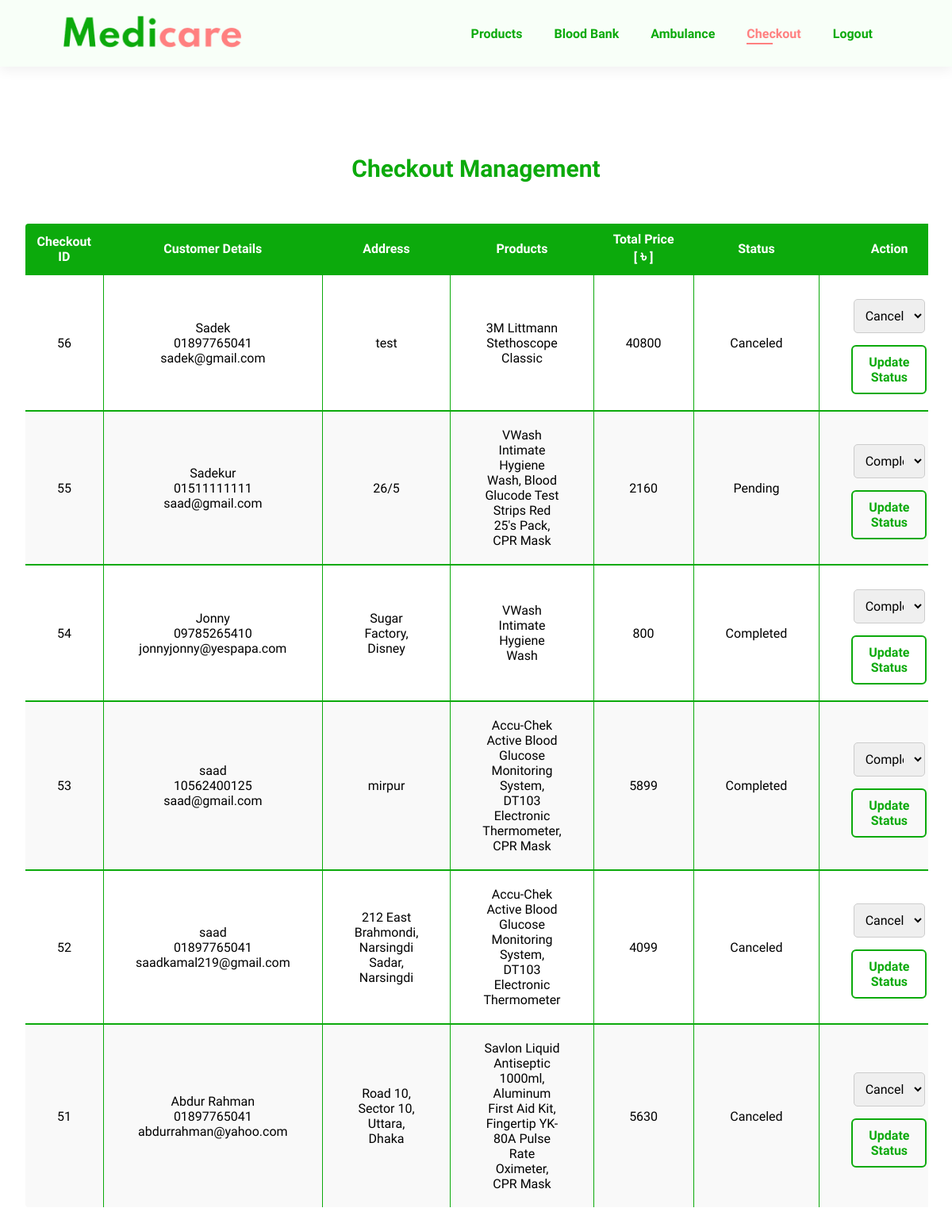
/manage-checkout.php, run on the app's committed database.
### tables this page shows
CREATE TABLE `checkout` (
  `checkout_id` int(11) NOT NULL,
  `customer_name` varchar(255) NOT NULL,
  `customer_phone` varchar(15) NOT NULL,
  `customer_email` varchar(255) NOT NULL,
  `customer_address` text NOT NULL,
  `product_names` varchar(10000) NOT NULL,
  `total_price` decimal(10,0) NOT NULL,
  `status` varchar(50) DEFAULT 'Pending'
);

### manage-checkout.php (the view, shortened to what this page needs)
<?php
require 'database_connection.php';
try {
    $stmt = $pdo->query("SELECT * FROM checkout ORDER BY checkout_id DESC");
    $checkouts = $stmt->fetchAll(PDO::FETCH_ASSOC);
} catch (PDOException $e) {
    $message = "Error fetching checkout records: " . $e->getMessage();
}
?>
<!DOCTYPE html>
<html lang="en">
    <head>
        <link rel="stylesheet" href="https://cdnjs.cloudflare.com/ajax/libs/font-awesome/6.6.0/css/all.min.css">
        <link rel="stylesheet" href="style.css?v=26">
    </head>
    <body>
        <section id="header">
            <a href="index.php" id="mobile-version"><img src="img/logo.png" class="logo" alt="medicare-logo"></a>
            <div>
                <ul id="navbar">
                    <li><a href="admindashboard.php">Products</a></li>
                    <li><a href="manage-bank.php">Blood Bank</a></li>
                    <li><a href="manage-ambulance.php">Ambulance</a></li>
                    <li><a href="manage-checkout.php" class="active">Checkout</a></li>
                    <li><a href="logout.php">Logout</a></li>
                </ul>
            </div>
        </section>
        <div class="checkout-container">
            <h2>Checkout Management</h2>
            <div class="table-container">
                <table>
                    <thead>
                        <tr>
                            <th>Checkout ID</th>
                            <th>Customer Details</th>
                            <th>Address</th>
                            <th>Products</th>
                            <th class="extend">Total Price<br>[ <span id="total_taka">৳</span> ]</th>
                            <th>Status</th>
                            <th>Action</th>
                        </tr>
                    </thead>
                    <tbody>
                        <?php foreach ($checkouts as $checkout): ?>
                            <tr>
                                <td><?= htmlspecialchars($checkout['checkout_id']) ?></td>
                                <td>
                                    <?= htmlspecialchars($checkout['customer_name']) ?><br>
                                    <?= htmlspecialchars($checkout['customer_phone']) ?><br>
                                    <?= htmlspecialchars($checkout['customer_email']) ?>
                                </td>
                                <td><?= htmlspecialchars($checkout['customer_address']) ?></td>
                                <td><?= htmlspecialchars($checkout['product_names']) ?></td>
                                <td class="extend"><?= htmlspecialchars($checkout['total_price']) ?></td>
                                <td><?= htmlspecialchars($checkout['status']) ?></td>
                                <td>
                                    <form action="manage-checkout.php" method="get">
                                        <select name="update_status" class="status-select">
                                            <option value="Completed" <?= $checkout['status'] == 'Completed' ? 'selected' : '' ?>>Completed</option>
                                            <option value="Canceled" <?= $checkout['status'] == 'Canceled' ? 'selected' : '' ?>>Canceled</option>
                                        </select>
                                        <button type="submit" class="status-button">Update Status</button>
                                    </form>
                                </td>
                            </tr>
                        <?php endforeach; ?>
                    </tbody>
                </table>
            </div>
        </div>
    </body>
</html>

### style.css (style rules this page uses)
* { margin: 0; padding: 0; box-sizing: border-box; font-family: "Spartan", sans-serif; }
html { scroll-behavior: smooth; }
h2 { font-size: 46px; line-height: 54px; color: #222; }
body { width: 100%; text-decoration: none; }
#header { display: flex; align-items: center; justify-content: space-between; padding: 20px 80px; background: #F8FFF8; box-shadow: 0 5px 15px rgba(0, 0, 0, 0.06); z-index: 999; position: sticky; top: 0; left: 0; }
#navbar { display: flex; align-items: center; justify-content: center; }
#navbar li { list-style: none; padding: 0 20px; position: relative; }
#navbar li a { text-decoration: none; font-size: 16px; font-weight: 600; color: #0caa0c; transition: 0.3s ease; }
#navbar li a:hover, #navbar li a.active { color: #FF8080; }
#navbar li a.active::after, #navbar li a:hover::after { content: ""; width: 30%; height: 2px; background: #FF8080; position: absolute; bottom: -4px; left: 20px; }
tr:nth-child(even) { background: #f9f9f9; }
#search-donor label, input, select, button { font-size: 1rem; }
#search-donor input, select { width: 95%; margin: 10px 0 15px; padding: 10px; border: 1px solid #ccc; border-radius: 5px; box-sizing: border-box; }
#apply-donor label, input, select, button { font-size: 1rem; }
#apply-donor input, select { width: 95%; margin: 10px 0 15px; padding: 10px; border: 1px solid #ccc; border-radius: 5px; box-sizing: border-box; }
.checkout-function h1, h2, h3 { text-align: center; }
.checkout-function table, th, td { border: 1px solid #0caa0c; }
.checkout-function table th, td { padding-top: 20px; padding-bottom: 20px; padding-left: 40px; padding-right: 40px; text-align: center; }
.checkout-container { display: flex; justify-content: center; align-items: center; flex-direction: column; margin: 30px; overflow-x: auto; height: 100vh; }
.checkout-container h2 { font-size: 30px; color: #0caa0c; margin-bottom: 20px; }
.checkout-container .table-container { width: 100%; overflow-x: auto; margin: 0 auto; }
.checkout-container .table-container table { width: 100%; border-collapse: collapse; margin: 20px 0; border-radius: 6px; overflow: hidden; }
.checkout-container table th { color: white; background-color: #0caa0c; }
.checkout-container table th, tr { padding: 10px; text-align: center; }
.checkout-container table, th, tr { border: 2px solid #0caa0c; }
#total_taka { font-size: 20px; }
.checkout-container .status-button { padding: 10px 20px; font-weight: 600; color: #0caa0c; border: 2px solid #0caa0c; background: transparent; cursor: pointer; border-radius: 6px; transition: 0.3s ease; }

### data on the page
checkout: checkout_id "56", customer_name "Sadek", customer_phone "01897765041", customer_email "sadek@gmail.com", customer_address "test", product_names "3M Littmann Stethoscope Classic", total_price "40800", status "Canceled", update_status "Canceled"
checkout: checkout_id "55", customer_name "Sadekur", customer_phone "01511111111", customer_email "saad@gmail.com", customer_address "26/5", product_names "VWash Intimate Hygiene Wash, Blood Glucode Test Strips Red 25's Pack, CPR Mask", total_price "2160", status "Pending"
checkout: checkout_id "54", customer_name "Jonny", customer_phone "09785265410", customer_email "jonnyjonny@yespapa.com", customer_address "Sugar Factory, Disney", product_names "VWash Intimate Hygiene Wash", total_price "800", status "Completed", update_status "Completed"
checkout: checkout_id "53", customer_name "saad", customer_phone "10562400125", customer_email "saad@gmail.com", customer_address "mirpur", product_names "Accu-Chek Active Blood Glucose Monitoring System, DT103 Electronic Thermometer, CPR Mask", total_price "5899", status "Completed", update_status "Completed"
checkout: checkout_id "52", customer_name "saad", customer_phone "01897765041", customer_email "saadkamal219@gmail.com", customer_address "212 East Brahmondi, Narsingdi Sadar, Narsingdi", product_names "Accu-Chek Active Blood Glucose Monitoring System, DT103 Electronic Thermometer", total_price "4099", status "Canceled", update_status "Canceled"
checkout: checkout_id "51", customer_name "Abdur Rahman", customer_phone "01897765041", customer_email "abdurrahman@yahoo.com", customer_address "Road 10, Sector 10, Uttara, Dhaka", product_names "Savlon Liquid Antiseptic 1000ml, Aluminum First Aid Kit, Fingertip YK-80A Pulse Rate Oximeter, CPR Mask", total_price "5630", status "Canceled", update_status "Canceled"
